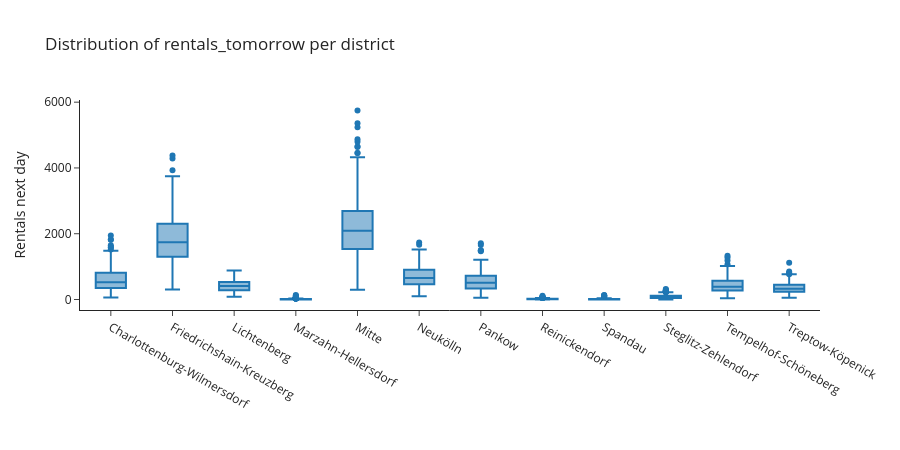

Source (notebook cell):
### Code cell
fig = px.box(
    df.dropna(subset=['rentals_tomorrow']),
    x='district', y='rentals_tomorrow',
    title='Distribution of rentals_tomorrow per district',
    labels={'rentals_tomorrow': 'Rentals next day', 'district': ''},
    template='simple_white', height=450,
)
fig.update_xaxes(tickangle=30)
fig.show()

### Figure 1 — Plotly figure (JSON) as saved in the notebook; plotly's stock layout.template omitted (floating-point values rounded to 4 significant figures; data arrays with more than 128 entries replaced by an {"elided": "..."} marker saying what was removed)
{"data": [{"alignmentgroup": "True", "hovertemplate": "=%{x}<br>Rentals next day=%{y}<extra></extra>", "legendgroup": "", "marker": {"color": "#1F77B4"}, "name": "", "notched": false, "offsetgroup": "", "orientation": "v", "showlegend": false, "type": "box", "x": {"elided": "5660 str values"}, "x0": " ", "xaxis": "x", "y": {"elided": "5660 float values"}, "y0": " ", "yaxis": "y"}], "layout": {"boxmode": "group", "height": 450, "legend": {"tracegroupgap": 0}, "title": {"text": "Distribution of rentals_tomorrow per district"}, "xaxis": {"anchor": "y", "domain": [0, 1], "tickangle": 30, "title": {"text": ""}}, "yaxis": {"anchor": "x", "domain": [0, 1], "title": {"text": "Rentals next day"}}}}
